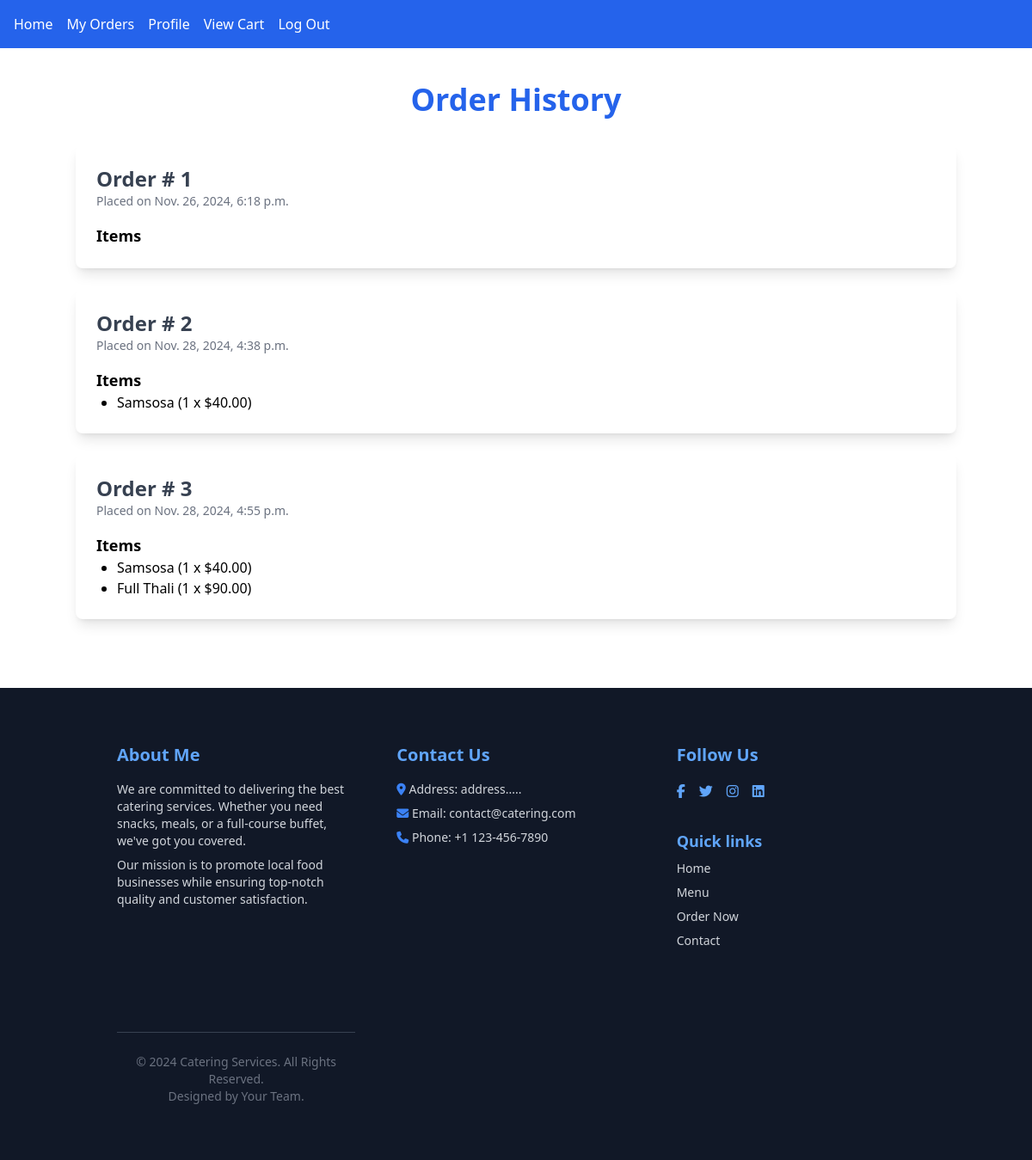
Screenshot of /catering/order_history/ (signed in) with the database file from the repository.
### catering/models.py (models this page shows, shortened)
class Order(models.Model):
    user = models.ForeignKey('auth.User', on_delete=models.CASCADE)
    total_price = models.DecimalField(max_digits=10, decimal_places=2, blank=True, null=True)
    product = models.ManyToManyField(Product)
    created_at = models.DateTimeField(auto_now_add=True)

class OrderItem(models.Model):
    order = models.ForeignKey(Order, related_name="items", on_delete=models.CASCADE)
    product = models.ForeignKey(Product, on_delete=models.CASCADE)
    quantity = models.PositiveIntegerField(default=1)
    price = models.DecimalField(max_digits=10, decimal_places=2)

class Product(models.Model):
    name = models.CharField(max_length=100)
    description = models.TextField()
    price = models.DecimalField(max_digits=10, decimal_places=2)
    stock = models.IntegerField(blank=True, null=True)
    category = models.CharField(max_length=100, default='Snacks')

### catering/views.py (the view)
# urls.py: path('order_history/', views.order_history_view, name='order_history'),
def order_history_view(request):
    if not request.user.is_authenticated:
        redirect('login')
    order = Order.objects.filter(user=request.user)
    return render(request, 'catering/order_history.html', {'orders': order})

### theme/templates/catering/order_history.html (shortened to what this page needs)
{% extends "theme/base.html" %}
{% block content %}
    <div class="container mx-auto mt-10 mb-20">
        <h1 class="text-4xl font-bold text-center text-blue-600">Order History</h1>
        {% if orders %}
            <div class="mt-8">
                {% for order in orders %}
                    <div class="bg-white rounded-lg shadow-lg p-6 mb-6">
                        <h2 class="text-2xl font-semibold text-gray-700">Order # {{ order.id }}</h2>
                        <p class="text-sm text-gray-500">Placed on {{ order.created_at }}</p>
                        <div class="mt-4">
                            <h3 class="text-lg font-semibold">Items</h3>
                            <ul class="list-disc pl-6">
                                {% for item in order.items.all %}
                                    <li>{{ item.product.name }} ({{ item.quantity }} x ${{ item.price }})</li>
                                {% endfor %}
                            </ul>
                        </div>
                    </div>
                {% endfor %}
            </div>
            {% else %}
            <p class="text-center text-gray-600">You have no orders Yet..</p>
        {% endif %}
    </div>
    {% include "theme/footer.html" %}
{% endblock %}

### theme/templates/theme/base.html (shortened to what this page needs)
{% load static tailwind_tags %}
<!DOCTYPE html>
<html lang="en">
	<head>
		{% tailwind_css %}
	</head>
	<body>
		<nav class="flex bg-blue-600 text-white p-4 ">
			<a href="/" class="mr-4">Home</a>
			{% if user.is_authenticated %}
			<a href="{% url "order_history" %}" class="mr-4">My Orders</a>
			<a href="{% url "profile" %}" class="mr-4">Profile</a>
				<a href="{% url "cart" %}" class="mr-4">View Cart</a>
				<form action="{% url "logout" %}" method="post">{% csrf_token %}
					<button type="submit">Log Out</button>
				</form>
				{% else %}
				<div class="flex">
				<a href="{% url "login" %}" class="mr-4">Login</a>
				<a href="{% url "register" %}" class="mr-4" >Register</a>
				<a href="{% url "product_list" %}" class="mr-4">Explore Products</a>
			</div>
				{% endif %}
		</nav>
		<main >
			{% block content %}{% endblock %}
		</main>
	</body>
</html>

### theme/templates/theme/footer.html
<head>
    <link href="https://cdnjs.cloudflare.com/ajax/libs/font-awesome/6.5.1/css/all.min.css" rel="stylesheet">
</head>
<body>
<footer class="bg-gray-900 text-white py-16">
    <div class="container mx-auto px-6 lg:px-12">
        <div class="grid grid-cols-1 md:grid-cols-3 gap-12">
            <div>
                <h3 class="text-xl font-bold mb-4 text-blue-400">About Me</h3>
                <p class="text-gray-300 text-sm">We are committed to delivering the best catering services. Whether you need snacks, meals, or a full-course buffet, we've got you covered. </p>
                <p class="text-gray-300 text-sm mt-2">Our mission is to promote local food businesses while ensuring top-notch quality and customer satisfaction.</p>
            </div>
            <div>
                <h3 class="text-xl font-bold mb-4 text-blue-400">Contact Us</h3>
                <ul class="space-y-2 text-gray-300 text-sm">
                    <li><i class="fas fa-map-marker-alt text-blue-500"></i> Address: address.....</li>
                    <li><i class="fas fa-envelope text-blue-500"></i> Email: contact@catering.com</li>
                    <li><i class="fas fa-phone text-blue-500"></i> Phone: +1 123-456-7890</li>
                </ul>
            </div>
            <div>
                <h3 class="text-xl font-bold mb-4 text-blue-400">Follow Us</h3>
                <div class="flex space-x-4">
                    <a href="#" class="text-blue-400 hover:text-blue-500"><i class="fab fa-facebook-f"></i></a>
                    <a href="#" class="text-blue-400 hover:text-blue-500"><i class="fab fa-twitter"></i></a>
                    <a href="#" class="text-blue-400 hover:text-blue-500"><i class="fab fa-instagram"></i></a>
                    <a href="#" class="text-blue-400 hover:text-blue-500"><i class="fab fa-linkedin"></i></a>
                </div>
                <div class="mt-8">
                    <h4 class="text-lg font-semibold text-blue-400">Quick links</h4>
                    <ul class="space-y-2 mt-2 text-gray-300 text-sm">
                        <li><a href="{% url "home" %}" class="hover:text-blue-400">Home</a></li>
                        <li><a href="{% url "product_list" %}" class="hover:text-blue-400">Menu</a></li>
                        <li><a href="{% url "register" %}" class="hover:text-blue-400">Order Now</a></li>
                        <li><a href="#" class="hover:text-blue-400">Contact</a></li>
                    </ul>
                </div>
            </div>
            <div class="border-t border-gray-700 mt-12 pt-6 text-center text-sm text-gray-500">
                <p>&copy; 2024 Catering Services. All Rights Reserved.</p>
                <p>Designed by Your Team.</p>
            </div>
        </div>
    </div>
</footer>
</body>

### rows the page displays
Order: id "1", created_at "Nov. 26, 2024, 6:18 p.m."
Order: id "2", created_at "Nov. 28, 2024, 4:38 p.m."
OrderItem: product.name "Samsosa", quantity "1", price "40.00"
Order: id "3", created_at "Nov. 28, 2024, 4:55 p.m."
OrderItem: product.name "Samsosa", quantity "1", price "40.00"
OrderItem: product.name "Full Thali", quantity "1", price "90.00"
